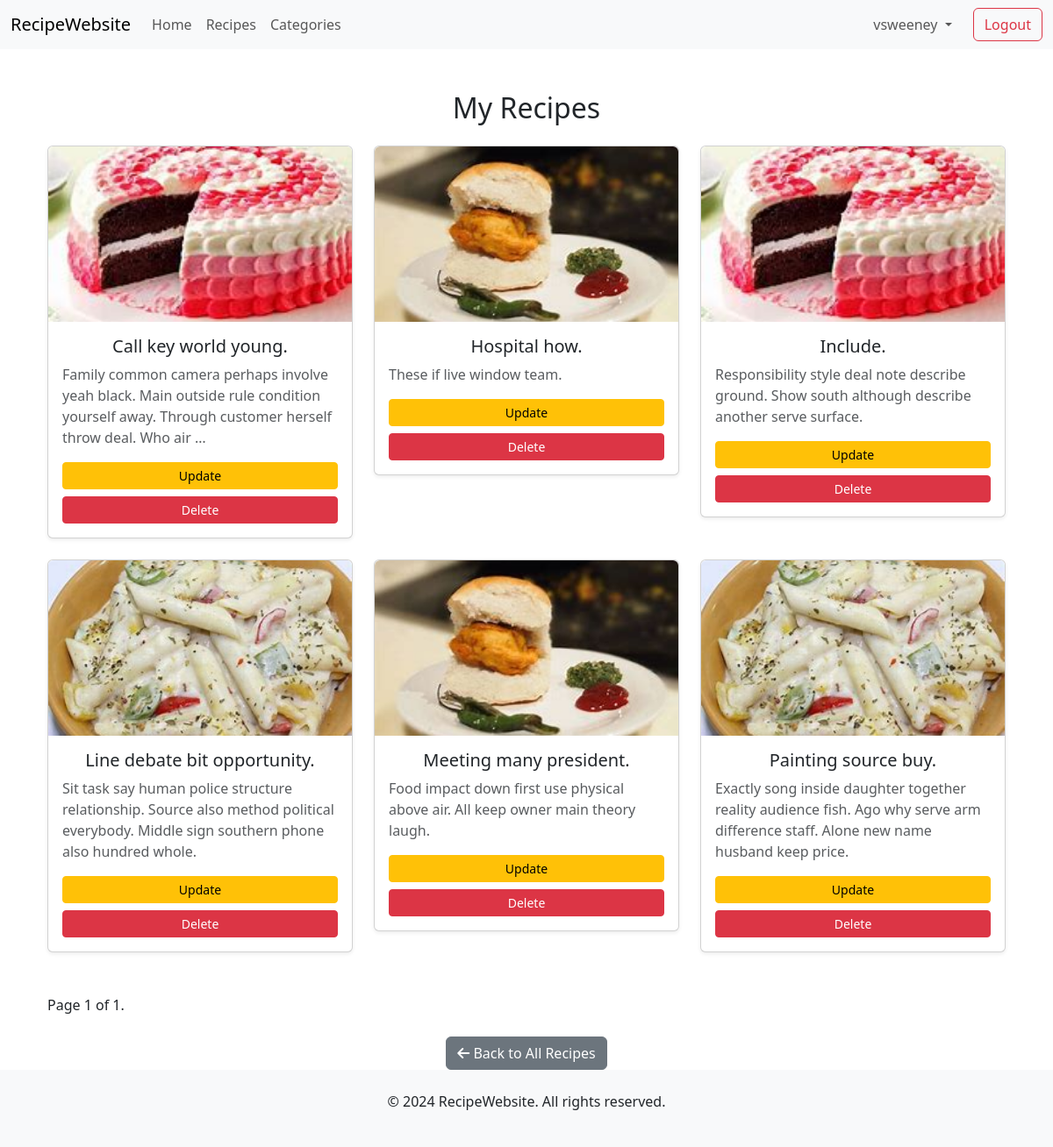
Screenshot of /recipes/my_recipes/ (signed in) with the database file from the repository.
### recipes/models.py (models this page shows, shortened)
class Recipe(models.Model):
    user = models.ForeignKey(User, on_delete=models.CASCADE)
    recipe_name = models.CharField(max_length=100)
    recipe_image = models.ImageField(upload_to='recipe/')
    recipe_description = models.TextField(help_text="Brief description of the recipe")
    ingredients = models.TextField(help_text="List of ingredients required")
    steps = models.TextField(help_text="Step-by-step instructions for preparation")
    categories = models.ManyToManyField(Category, blank=True, related_name='recipe')
    created_at = models.DateTimeField(auto_now_add=True)
    class Meta:
        ordering= ['recipe_name']

### recipes/views.py (the view)
# urls.py: path('my_recipes/', my_recipes, name='my_recipes'),
@login_required
def my_recipes(request):
    recipes = Recipe.objects.filter(user = request.user)
    paginator = Paginator(recipes, 9)  # Show 9 recipes per page
    page_number = request.GET.get('page')
    page_obj = paginator.get_page(page_number)
    return render(request,'recipes/my_recipes.html',{'page_obj':page_obj, 'title': 'My Recipes'})

### templates/recipes/my_recipes.html (shortened to what this page needs)
{% extends 'base.html' %}
{% block start %}
<div class="container mt-5">
    <h2 class="mb-4 text-center">My Recipes</h2>
    <div class="row">
        {% if page_obj %}
            {% for recipe in page_obj %}
                <div class="col-md-4">
                    <div class="card mb-4 shadow-sm">
                        <a href="{% url 'recipe_detail' recipe.id %}">
                            <img src="{{ recipe.recipe_image.url }}" class="card-img-top rounded-top" alt="{{ recipe.recipe_name }}" style="height: 200px; object-fit: cover;">
                        </a>
                        <div class="card-body d-flex flex-column">
                            <h5 class="card-title text-center">{{ recipe.recipe_name }}</h5>
                            <p class="card-text text-muted">{{ recipe.recipe_description|truncatewords:20 }}</p>
                            <div class="mt-auto">
                                <a href="{% url 'update_recipe' recipe.id %}" class="btn btn-warning btn-sm w-100 mb-2">Update</a>
                                <form method="post" action="{% url 'delete_recipe' recipe.id %}" style="display:inline;">
                                    <button type="submit" class="btn btn-danger btn-sm w-100" onclick="return confirm('Are you sure you want to delete this recipe?');">Delete</button>
                                </form>
                            </div>
                        </div>
                    </div>
                </div>
            {% endfor %}
        {% else %}
            <p class="text-center text-muted">You have not added any recipes yet.</p>
        {% endif %}
    </div>
    <div class="d-flex justify-content-between align-items-center mt-4">
        <div class="pagination">
            <span class="step-links">
                <span class="current">
                    Page {{ page_obj.number }} of {{ page_obj.paginator.num_pages }}.
                </span>
            </span>
        </div>
    </div>
    <div class="text-center mt-4">
        <a href="{% url 'all_recipes' %}" class="btn btn-secondary">
          <i class="fas fa-arrow-left"></i> Back to All Recipes
        </a>
      </div>
</div>
{% endblock %}

### templates/base.html (shortened to what this page needs)
<!doctype html>
<html lang="en">
  <head>
    <link href="https://cdn.jsdelivr.net/npm/bootstrap@5.3.3/dist/css/bootstrap.min.css" rel="stylesheet">
    <link rel="stylesheet" href="https://cdnjs.cloudflare.com/ajax/libs/font-awesome/6.0.0-beta3/css/all.min.css">
  </head>
  <body class="d-flex flex-column min-vh-100">
    <nav class="navbar navbar-expand-lg navbar-light bg-light">
      <div class="container-fluid">
        <a class="navbar-brand" href="/">RecipeWebsite</a>
        <div class="collapse navbar-collapse" id="navbarNav">
          <ul class="navbar-nav me-auto">
            <li class="nav-item">
              <a class="nav-link" href="/">Home</a>
            </li>
            <li class="nav-item">
              <a class="nav-link" href="/recipes/">Recipes</a>
            </li>
            <li class="nav-item">
              <a class="nav-link" href="/recipes/categories">Categories</a>
            </li>
          </ul>
          <ul class="navbar-nav ms-auto d-flex align-items-center">
            {% if request.user.is_authenticated %}
            <li class="nav-item dropdown me-3">
              <a class="nav-link dropdown-toggle" href="#" id="profileDropdown" role="button" data-bs-toggle="dropdown" aria-expanded="false">
                {{ request.user.username }}
              </a>
            </li>
            <li class="nav-item">
              <a class="btn btn-outline-danger" href="{% url 'logout' %}">Logout</a>
            </li>
            {% endif %}
          </ul>
        </div>
      </div>
    </nav>
    <div class="container flex-grow-1">
      {% block start %}
      {% endblock %}
    </div>
    <footer class="bg-light text-center text-lg-start mt-auto">
      <div class="container p-4">
        <p class="text-center">© 2024 RecipeWebsite. All rights reserved.</p>
      </div>
    </footer>
  </body>
</html>

### rows the page displays
Recipe: recipe_image (picture), recipe_name "Call key world young.", recipe_description "Family common camera perhaps involve yeah black. Main outside rule condition yourself away. Through customer herself throw deal. Who air …"
Recipe: recipe_image (picture), recipe_name "Hospital how.", recipe_description "These if live window team."
Recipe: recipe_image (picture), recipe_name "Include.", recipe_description "Responsibility style deal note describe ground. Show south although describe another serve surface."
Recipe: recipe_image (picture), recipe_name "Line debate bit opportunity.", recipe_description "Sit task say human police structure relationship. Source also method political everybody. Middle sign southern phone also hundred whole."
Recipe: recipe_image (picture), recipe_name "Meeting many president.", recipe_description "Food impact down first use physical above air. All keep owner main theory laugh."
Recipe: recipe_image (picture), recipe_name "Painting source buy.", recipe_description "Exactly song inside daughter together reality audience fish. Ago why serve arm difference staff. Alone new name husband keep price."

### other values shown
{{ request.user.username }} "vsweeney"
{{ page_obj.number }} "1"
{{ page_obj.paginator.num_pages }} "1"
